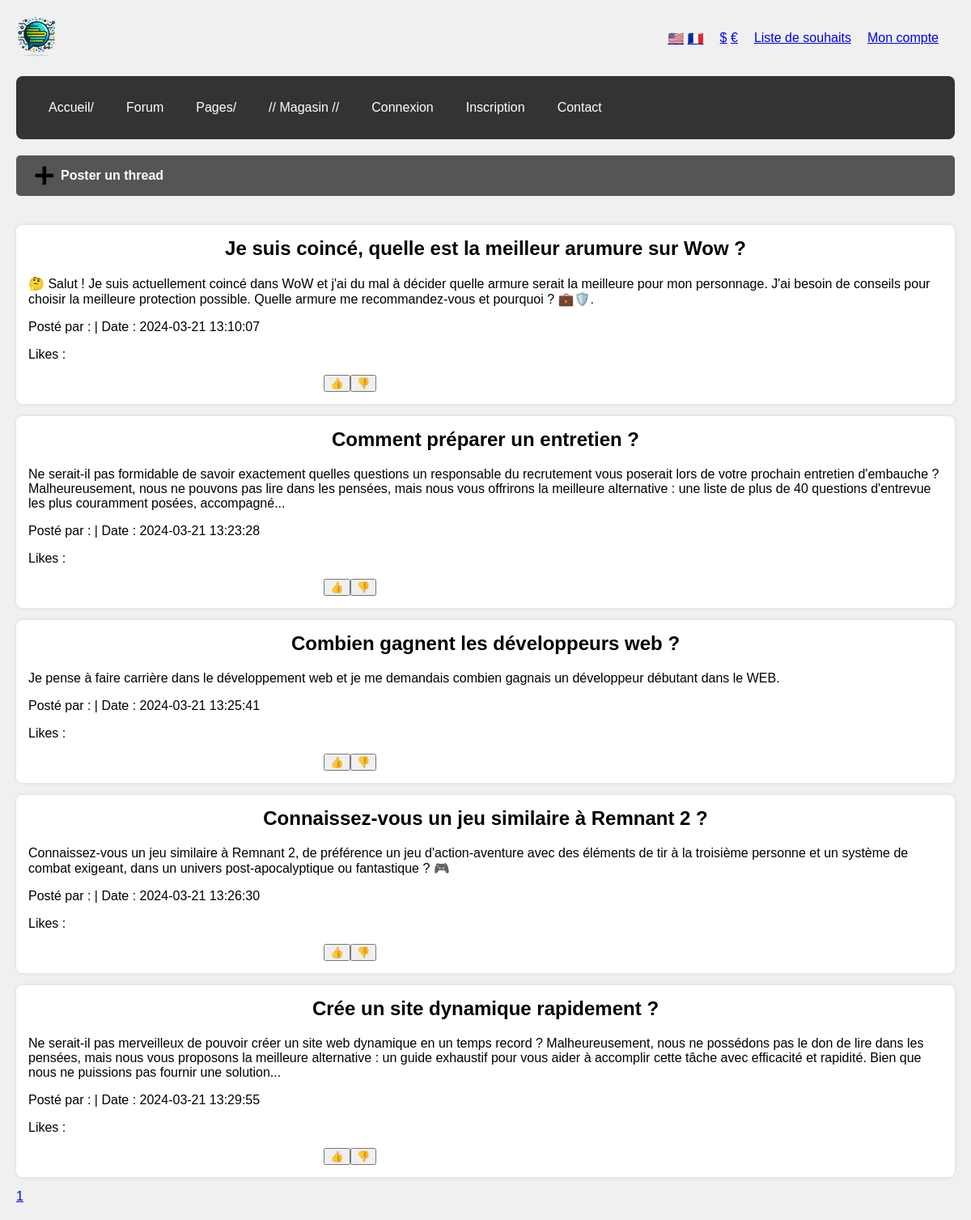
Page /--AncienSite--/forum.php on the committed database.
### tables this page shows
CREATE TABLE `posts` (
  `id` int(11) NOT NULL,
  `image` varchar(255) NOT NULL,
  `certifier` int(8) NOT NULL,
  `titre` tinytext NOT NULL,
  `contenu` text NOT NULL,
  `resolu` int(16) NOT NULL,
  `note` varchar(16) NOT NULL,
  `tags` varchar(128) NOT NULL,
  `index_tri` tinytext NOT NULL,
  `date` timestamp NOT NULL DEFAULT CURRENT_TIMESTAMP,
  `nbReponses` int(128) NOT NULL,
  `nbVues` int(128) NOT NULL
);

### --AncienSite--/forum.php (the view, shortened to what this page needs)
<?php
include 'php/header.php';
include 'php/navBar.php'; ?>
<div class="postsThread">
    <a href="postsCreation.php"><img src="images/Plus-Symbol-Vector-PNG-Cutout.png" alt="Créer un thread">Poster un thread</a>
</div>
<br>
<br>
<?php
$conn = mysqli_connect("localhost", "root", "root", "projetwebappe5");
$posts_par_page = 5;
$page = isset($_GET['page']) ? $_GET['page'] : 1;
$offset = ($page - 1) * $posts_par_page;
$sql = "SELECT * FROM posts LIMIT $offset, $posts_par_page";
$result = mysqli_query($conn, $sql);
if (!$result || mysqli_num_rows($result) <= 0) {
    echo "Aucun message trouvé.";
} else {
    while ($row = mysqli_fetch_assoc($result)) {
        echo "<div class='thread'>";
        echo "<h2>" . $row['titre'] . "</h2>";
        echo "<p>" . $row['contenu'] . "</p>";
        echo "<p>Posté par : " . $row['utilisateur'] . " | Date : " . $row['date'] . "</p>";
        echo "<p>Likes : " . $row['likes'] . "</p>";
        echo "<form method='post'>";
        echo "<button type='submit' name='like_action' value='increment'>👍</button>";
        echo "<button type='submit' name='like_action' value='decrement'>👎</button>";
        echo "</form>";
        echo "</div>";
    }
}
$sql_total_posts = "SELECT COUNT(*) AS total FROM posts";
$result_total_posts = mysqli_query($conn, $sql_total_posts);
$row_total_posts = mysqli_fetch_assoc($result_total_posts);
$total_posts = $row_total_posts['total'];
$total_pages = ceil($total_posts / $posts_par_page);
echo "<div class='pagination'>";
for ($i = 1; $i <= $total_pages; $i++) {
    echo "<a href='forum.php?page=$i'>$i</a> ";
}
echo "</div>";
include 'php/footer.php'; ?>

### --AncienSite--/php/header.php (shortened to what this page needs)
<!DOCTYPE html>
<html lang="fr">
<head>
    <link rel="stylesheet" type="text/css" href="css/styles.css">
</head>
<body>

### --AncienSite--/php/navBar.php (shortened to what this page needs)
</head>
<body>
  <div class="container">
    <div class="top-bar">
      <div class="logo">
        <img src="images/LogoSite_NoBG.png" alt="Logo">
      </div>
      <div class="options">
        <div class="language">
          <a href="#" class="flag-icon">🇺🇸</a>
          <a href="#" class="flag-icon">🇫🇷</a>
        </div>
        <div class="currency">
          <a href="#">$</a>
          <a href="#">€</a>
        </div>
        <div class="wishlist">
          <a href="#">Liste de souhaits</a>
        </div>
        <div class="account">
          <a href="profile.php">Mon compte</a>
        </div>
      </div>
    </div>
    <header class="header">
      <nav class="navbar">
        <ul class="navbar-nav">
          <li class="nav-item">
            <a href="index.php" class="nav-link">Accueil/</a>
          </li>
          <li class="nav-item">
            <a href="forum.php" class="nav-link">Forum</a>
          </li>
          <li class="nav-item">
            <a class="nav-link">Pages/</a>
          </li>
          <li class="nav-item">
            <a href="#" class="nav-link">// Magasin //</a>
          </li>
          <li class="nav-item">
            <a href="login.php" class="nav-link">Connexion</a>
          </li>
          <li class="nav-item">
            <a href="register.php" class="nav-link">Inscription</a>
          </li>
          <li class="nav-item">
            <a href="contact.php" class="nav-link">Contact</a>
          </li>
        </ul>
      </nav>
    </header>

### --AncienSite--/php/footer.php (shortened to what this page needs)
</body>
</html>

### --AncienSite--/css/styles.css (style rules this page uses)
body { font-family: Arial, sans-serif; margin: 0; padding: 0; background-color: #f0f0f0; }
.thread { margin-bottom: 20px; padding: 10px; background-color: #f9f9f9; border-radius: 4px; }
.thread h2 { margin-top: 0; }
.navbar { background-color: #333; }
.navbar-nav { list-style: none; padding: 0; margin: 0; display: flex; }
.nav-item { position: relative; }
.nav-link { display: block; padding: 10px 20px; color: #fff; text-decoration: none; }
.container { max-width: 1200px; margin: 0 auto; padding: 20px; }
.top-bar { display: flex; align-items: center; justify-content: space-between; margin-bottom: 20px; }
.logo img { max-height: 50px; }
.options { display: flex; align-items: center; }
.options div { margin-right: 20px; }
.navbar { background-color: #333; border-radius: 8px; padding: 20px; color: #fff; }
.thread { background-color: #fff; padding: 15px; margin-bottom: 15px; border-radius: 8px; box-shadow: 0 0 5px rgba(0, 0, 0, 0.1); }
h2 { text-align: center; }
form { max-width: 400px; margin: 0 auto; }
.postsThread { text-align: right; margin-top: 20px; }
.postsThread a { display: flex; align-items: center; background-color: #555; color: #fff; padding: 10px 20px; border-radius: 5px; text-decoration: none; font-weight: bold; transition: background-color 0.3s ease; }
.postsThread img { max-width: 30px; height: auto; margin-right: 5px; }

### rows in the picture
posts: titre "Je suis coincé, quelle est la meilleur arumure sur Wow ?", contenu "🤔 Salut ! Je suis actuellement coincé dans WoW et j'ai du mal à décider quelle armure serait la meilleure pour mon personnage. J'ai besoin de conseils pour choisir la meilleure protection possible. Quelle armure me recommandez-vous et pourquoi ? 💼🛡️.", date "2024-03-21 13:10:07"
posts: titre "Comment préparer un entretien ?", contenu "Ne serait-il pas formidable de savoir exactement quelles questions un responsable du recrutement vous poserait lors de votre prochain entretien d'embauche ? Malheureusement, nous ne pouvons pas lire dans les pensées, mais nous vous offrirons la meilleure alternative : une liste de plus de 40 questions d'entrevue les plus couramment posées, accompagné...", date "2024-03-21 13:23:28"
posts: titre "Combien gagnent les développeurs web ?", contenu "Je pense à faire carrière dans le développement web et je me demandais combien gagnais un développeur débutant dans le WEB.", date "2024-03-21 13:25:41"
posts: titre "Connaissez-vous un jeu similaire à Remnant 2 ?", contenu "Connaissez-vous un jeu similaire à Remnant 2, de préférence un jeu d'action-aventure avec des éléments de tir à la troisième personne et un système de combat exigeant, dans un univers post-apocalyptique ou fantastique ? 🎮", date "2024-03-21 13:26:30"
posts: titre "Crée un site dynamique rapidement ?", contenu "Ne serait-il pas merveilleux de pouvoir créer un site web dynamique en un temps record ? Malheureusement, nous ne possédons pas le don de lire dans les pensées, mais nous vous proposons la meilleure alternative : un guide exhaustif pour vous aider à accomplir cette tâche avec efficacité et rapidité. Bien que nous ne puissions pas fournir une solution...", date "2024-03-21 13:29:55"
